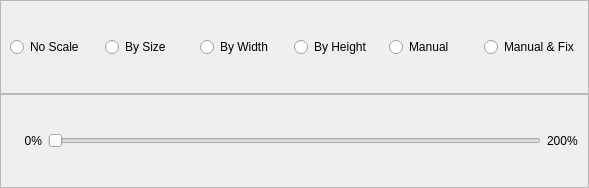
<?xml version="1.0" encoding="UTF-8"?>
<ui version="4.0">
 <class>ScaleSettingPopup</class>
 <widget class="QWidget" name="ScaleSettingPopup">
  <property name="geometry">
   <rect>
    <x>0</x>
    <y>0</y>
    <width>589</width>
    <height>188</height>
   </rect>
  </property>
  <property name="windowTitle">
   <string>Form</string>
  </property>
  <layout class="QVBoxLayout" name="verticalLayout_2">
   <property name="spacing">
    <number>0</number>
   </property>
   <property name="leftMargin">
    <number>0</number>
   </property>
   <property name="topMargin">
    <number>0</number>
   </property>
   <property name="rightMargin">
    <number>0</number>
   </property>
   <property name="bottomMargin">
    <number>0</number>
   </property>
   <item>
    <widget class="QFrame" name="ModeArea">
     <property name="frameShape">
      <enum>QFrame::StyledPanel</enum>
     </property>
     <property name="frameShadow">
      <enum>QFrame::Raised</enum>
     </property>
     <layout class="QHBoxLayout" name="horizontalLayout">
      <item>
       <widget class="QRadioButton" name="radioButton">
        <property name="text">
         <string>No Scale</string>
        </property>
       </widget>
      </item>
      <item>
       <widget class="QRadioButton" name="radioScaleBySize">
        <property name="enabled">
         <bool>true</bool>
        </property>
        <property name="text">
         <string>By Size</string>
        </property>
       </widget>
      </item>
      <item>
       <widget class="QRadioButton" name="radioScaleByWidth">
        <property name="text">
         <string>By Width</string>
        </property>
       </widget>
      </item>
      <item>
       <widget class="QRadioButton" name="radioScaleByHeight">
        <property name="text">
         <string>By Height</string>
        </property>
       </widget>
      </item>
      <item>
       <widget class="QRadioButton" name="radioScaleManual">
        <property name="text">
         <string>Manual</string>
        </property>
       </widget>
      </item>
      <item>
       <widget class="QRadioButton" name="radioButton_2">
        <property name="text">
         <string>Manual &amp;&amp; Fix</string>
        </property>
       </widget>
      </item>
     </layout>
    </widget>
   </item>
   <item>
    <widget class="QFrame" name="SliderArea">
     <property name="frameShape">
      <enum>QFrame::StyledPanel</enum>
     </property>
     <property name="frameShadow">
      <enum>QFrame::Raised</enum>
     </property>
     <layout class="QHBoxLayout" name="horizontalLayout_2">
      <item>
       <widget class="QLabel" name="scaleMinValue">
        <property name="minimumSize">
         <size>
          <width>32</width>
          <height>0</height>
         </size>
        </property>
        <property name="text">
         <string>0%</string>
        </property>
        <property name="alignment">
         <set>Qt::AlignRight|Qt::AlignTrailing|Qt::AlignVCenter</set>
        </property>
       </widget>
      </item>
      <item>
       <widget class="QSlider" name="scaleSlider">
        <property name="minimumSize">
         <size>
          <width>300</width>
          <height>0</height>
         </size>
        </property>
        <property name="orientation">
         <enum>Qt::Horizontal</enum>
        </property>
       </widget>
      </item>
      <item>
       <widget class="QLabel" name="scaleMaxValue">
        <property name="minimumSize">
         <size>
          <width>32</width>
          <height>0</height>
         </size>
        </property>
        <property name="text">
         <string>200%</string>
        </property>
       </widget>
      </item>
     </layout>
    </widget>
   </item>
  </layout>
 </widget>
 <resources/>
 <connections/>
</ui>
